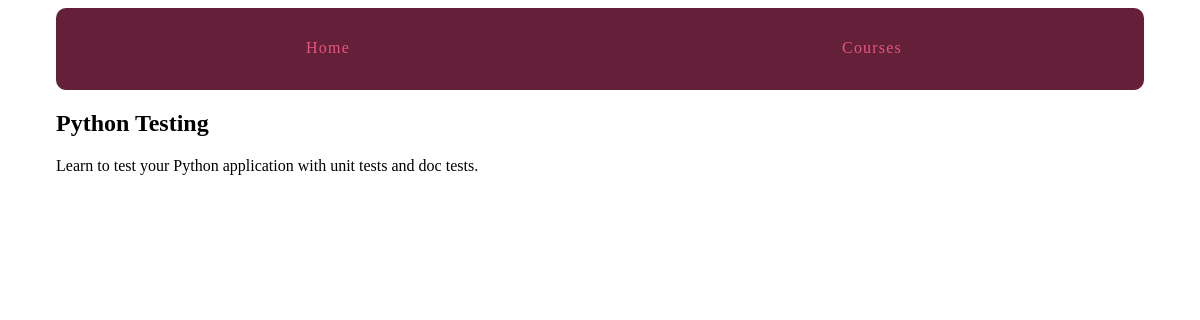
The app's page /courses/4/ with its own data.
### courses/models.py (models this page shows, shortened)
class Course(models.Model):
    created_at = models.DateTimeField(auto_now_add=True)
    title = models.CharField(max_length=255)
    description = models.TextField()

### courses/views.py (the view)
def course_detail(request, pk):
    course = get_object_or_404(Course, pk=pk)
    return render(
        request,
        'courses/course_detail.html',
        {'course': course}
    )

### courses/templates/courses/course_detail.html (shortened to what this page needs)
{% extends "layout.html" %}
{% block content %}
<article>
    <h2>{{ course.title }}</h2>
    {{ course.description }}
</article>
{% endblock %}

### assets/css/layout.css (style rules this page uses)
html { box-sizing: border-box; }
*, *::after, *::before { box-sizing: inherit; }

### records on screen
Course: title "Python Testing", description "Learn to test your Python application with unit tests and doc tests."
